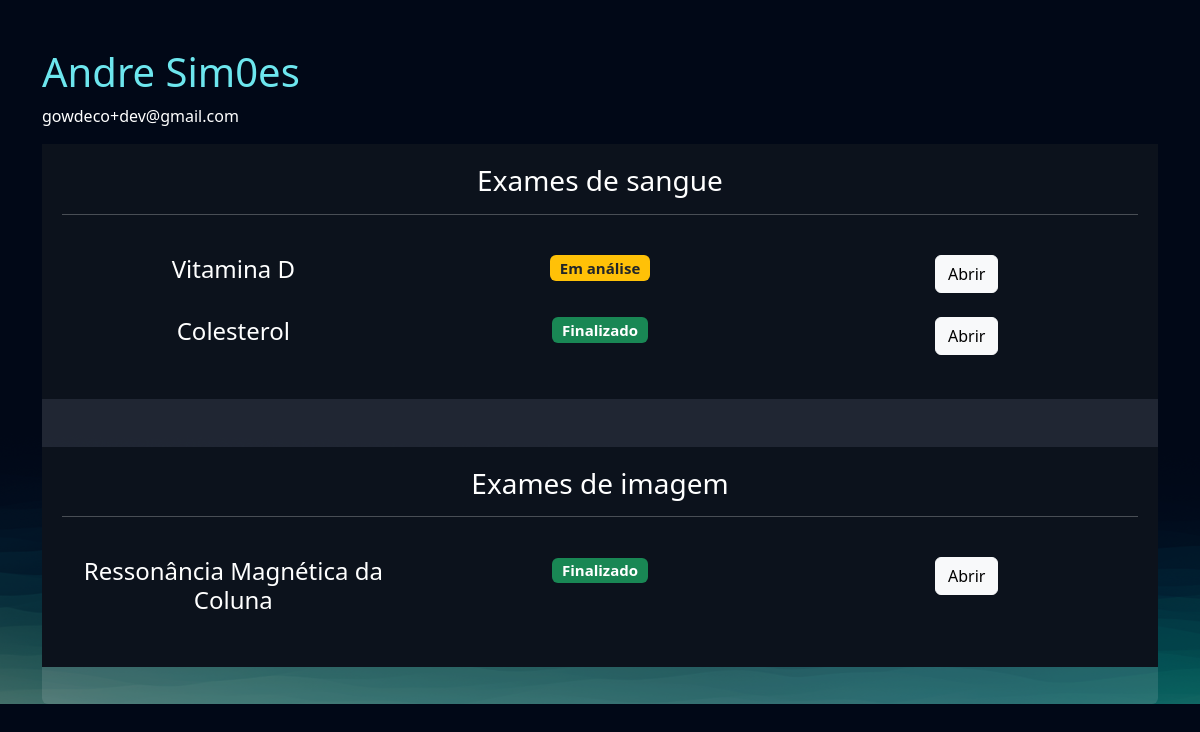
/empresarial/cliente/1 (signed in), run on the app's committed database.
### exames/models.py (models this page shows, shortened)
class SolicitacaoExame(models.Model):
    choice_status = (
    ('E', 'Em análise'),
    ('F', 'Finalizado')
    )
    usuario = models.ForeignKey(User, on_delete=models.DO_NOTHING)
    exame = models.ForeignKey(TiposExames, on_delete=models.DO_NOTHING)
    status = models.CharField(max_length=2, choices=choice_status)
    resultado = models.FileField(upload_to="resultados", null=True, blank=True)
    requer_senha = models.BooleanField(default=False)
    senha = models.CharField(max_length=6, null=True, blank=True)
    def badge_template(self):
        if self.status == 'E':
            classes_css = 'bg-warning text-dark'
            texto = "Em análise"
        elif self.status == 'F':
            classes_css = 'bg-success'
            texto = "Finalizado"
        return mark_safe(f'<span class="badge bg-primary {classes_css}">{texto}</span>')

class TiposExames(models.Model):
    tipo_choices = (
        ('I', 'Examde de Imagem'),
        ('S', 'Examde de Sangue'),
    )
    nome = models.CharField(max_length=50)
    tipo = models.CharField(choices=tipo_choices, max_length=1)
    preco = models.FloatField()
    disponivel = models.BooleanField(default=True)
    horario_inicial = models.IntegerField()
    horario_final = models.IntegerField()

### empresarial/views.py (the view)
# urls.py: path('cliente/<int:cliente_id>', views.cliente, name="cliente"),
@staff_member_required
def cliente(request, cliente_id):
    cliente = User.objects.get(id=cliente_id)
    exames = SolicitacaoExame.objects.filter(usuario=cliente)
    return render(request, 'cliente.html', {'cliente': cliente, 'exames': exames})

### empresarial/templates/cliente.html (shortened to what this page needs)
{% extends "bases/base.html" %}
{% load static %}
{% block 'head' %}
    <link href="{% static 'exames/css/css.css' %}" rel="stylesheet">
    <link href="{% static 'exames/css/gerenciar_pedidos.css' %}" rel="stylesheet">
    <link href="{% static 'exames/css/gerenciar_exames.css' %}" rel="stylesheet">
{% endblock 'head' %}
{% block 'conteudo' %}
    <br>
    <br>
    <div class="container">
        <h3 class="font-destaque">{{cliente.get_full_name}}</h3>
        <p>{{cliente.email}}</p>
        <div class="card card-view">
            <div class="sub-card">
                <h3>Exames de sangue</h3>
                <hr>
                <br>
                {% for exame in exames  %}
                    {% if  exame.exame.tipo == 'S'%}
                        <div class="row">
                            <div class="col-md"><h4>{{exame.exame.nome}}</h4></div>
                            <div class="col-md"><h5>{{exame.badge_template}}</h5></div>
                            <div class="col-md">
                              <a href="{% url "exame_cliente" exame.id %}" class="btn btn-light">Abrir</a>
                            </div>
                        </div>
                        <br>
                    {% endif %}
                {% endfor %}
            </div>
            <br>
            <br>
            <div class="sub-card">
                <h3>Exames de imagem</h3>
                <hr>
                <br>
                {% for exame in exames  %}
                    {% if  exame.exame.tipo == 'I'%}
                        <div class="row">
                            <div class="col-md"><h4>{{exame.exame.nome}}</h4></div>
                            <div class="col-md"><h5>{{exame.badge_template}}</h5></div>
                            <div class="col-md"><a href="{% url "exame_cliente" exame.id %}" class="btn btn-light">Abrir</a></div>
                        </div>
                        <br>
                    {% endif %}
                {% endfor %}
            </div>
        </div>
    </div>
{% endblock 'conteudo' %}

### templates/static/geral/css/base.css (style rules this page uses)
:root { --main-color: #151c34; --dark-color: #0c121c; --light-color: #6de6ee; --contrast-color: #f4c96b; --differential-color: #066668; }
* { color: white; }
.font-destaque { color: var(--light-color); font-size: 40px; }

### templates/static/exames/css/css.css (style rules this page uses)
body { background-image: url('/static/geral/img/bg2.png'); background-size: cover; }
.card { background-color: rgba(217, 217, 217, .14); color: white; padding: 15px; }

### templates/static/exames/css/gerenciar_pedidos.css (style rules this page uses)
.card-view { text-align: center; padding: 0; border: none; height: 70vh; }

### templates/static/exames/css/gerenciar_exames.css (style rules this page uses)
.sub-card { background-color: var(--dark-color); padding: 20px; }

### data on the page
SolicitacaoExame: exame.nome "Vitamina D", badge_template "Em análise"
SolicitacaoExame: exame.nome "Colesterol", badge_template "Finalizado"
SolicitacaoExame: exame.nome "Ressonância Magnética da Coluna", badge_template "Finalizado"

### other printed values
{{ cliente.get_full_name }} "Andre Sim0es"
{{ cliente.email }} "gowdeco+dev@gmail.com"
